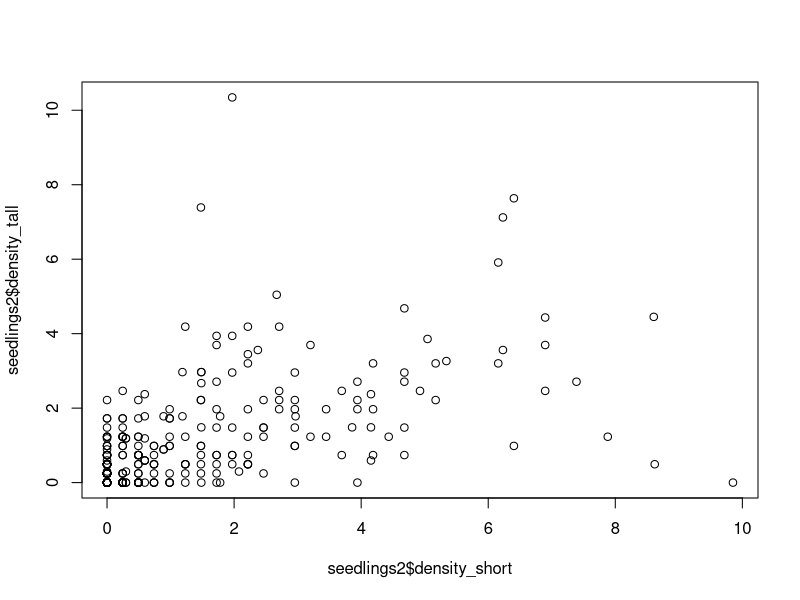
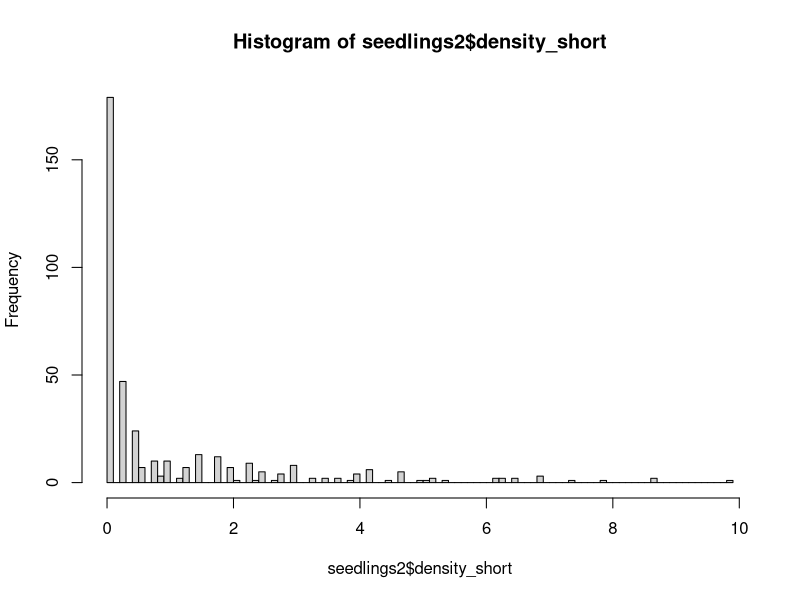
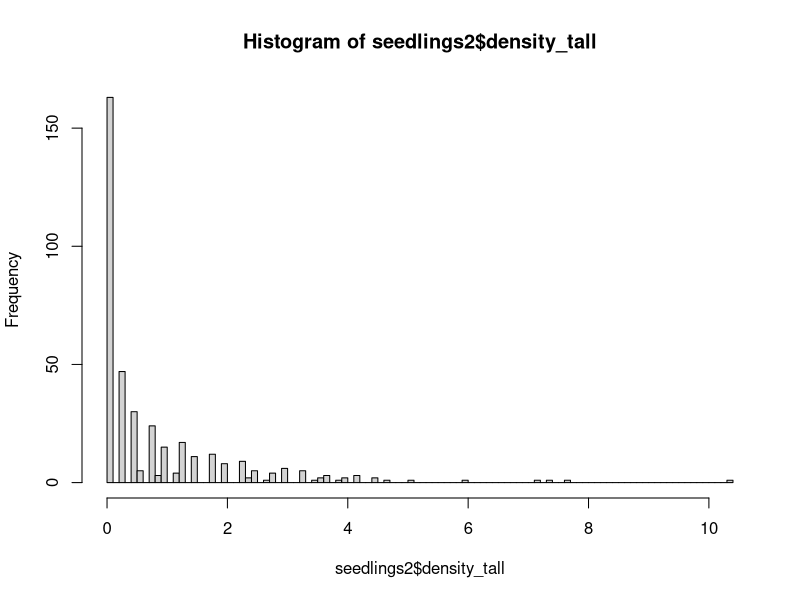
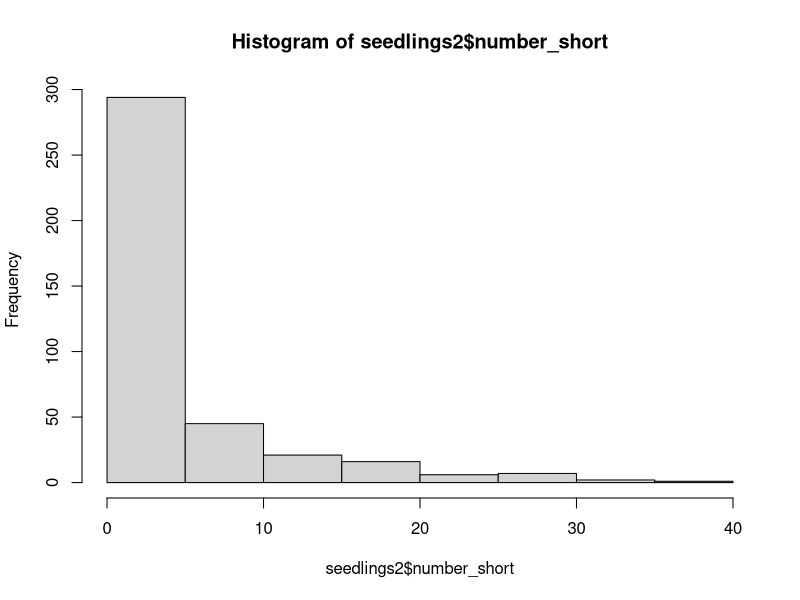
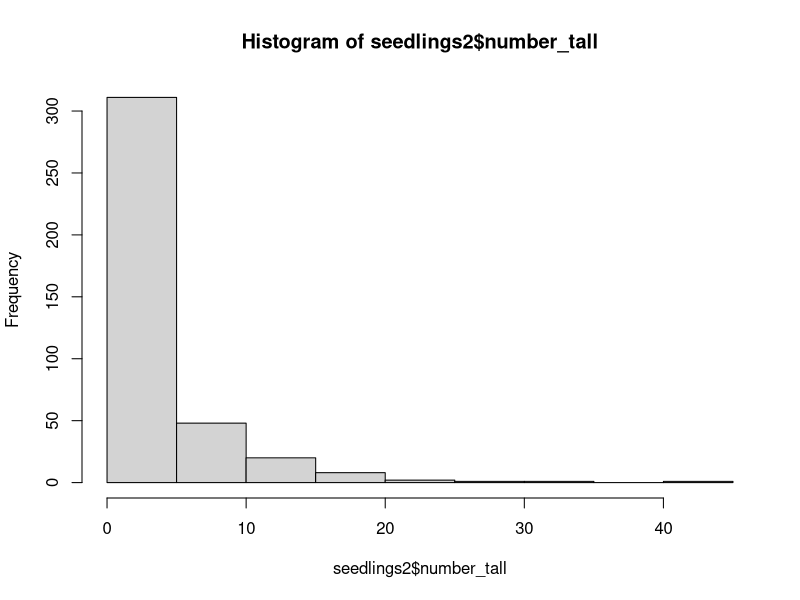
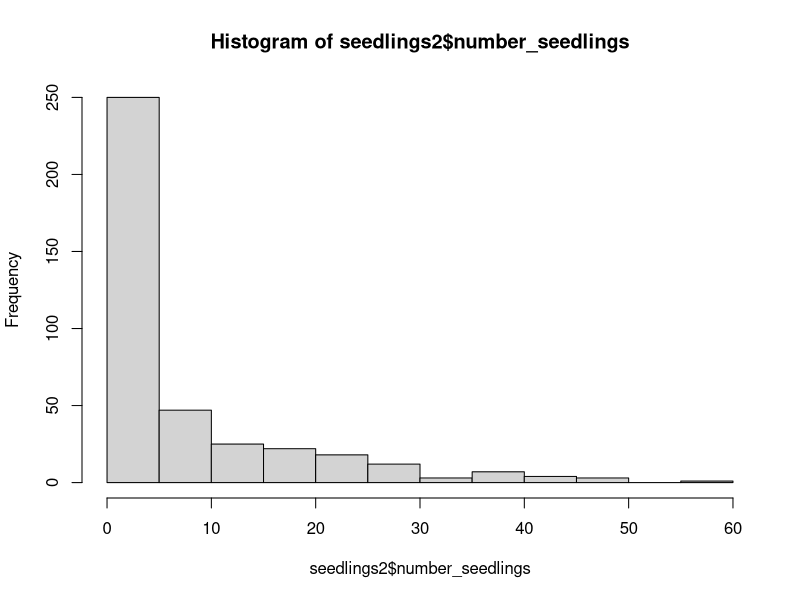
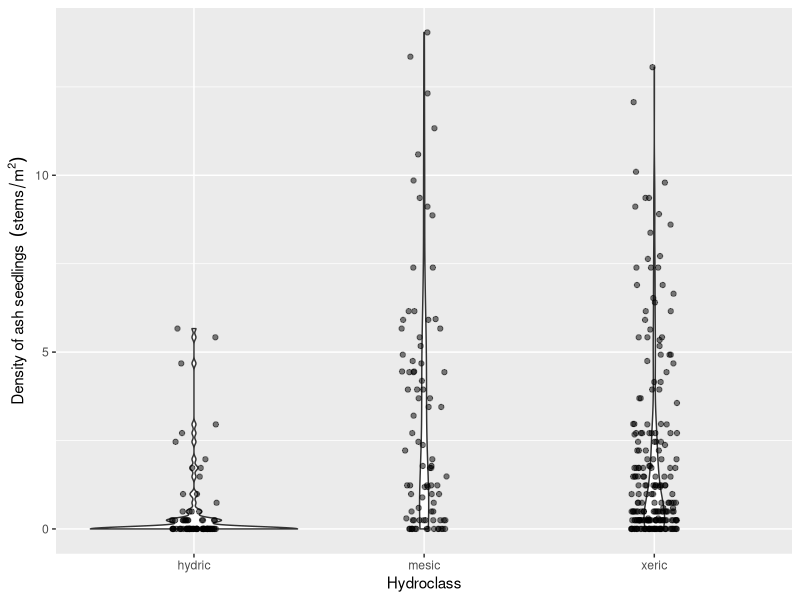
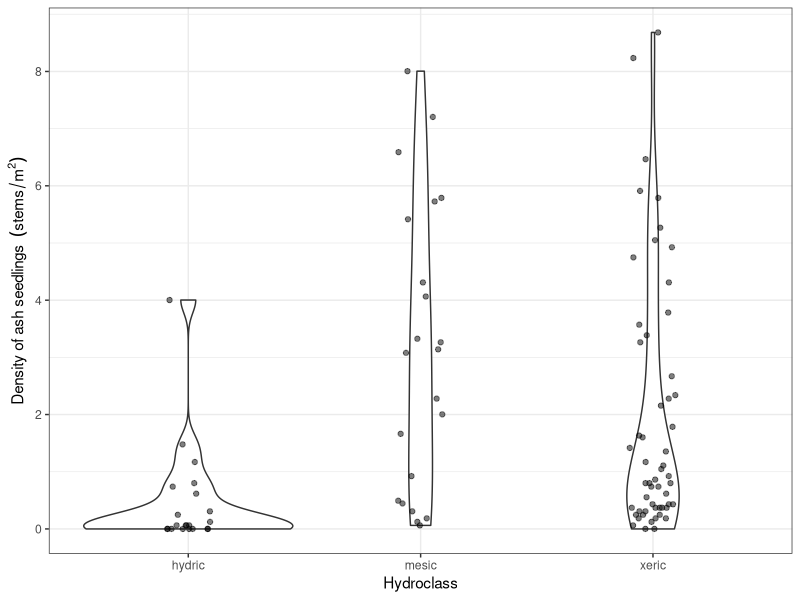

R code for these plots, in order: (Note: this script raises an error after producing the figures.)
# Aaron Tayal
# 8/26/2024
# The purpose is to report what the stem 
# density of ash seedlings, saplings, small trees, and trees is

library(ggplot2)
library(dplyr)


# Hydroclass -----------------------------------------------------------------

hydro <- read.csv("Raw_data/MI-plot-hydroclasses.csv")
str(hydro)
hydro$mstrlvl <- as.factor(hydro$mstrlvl)
# The column "mstrlvl" is either xeric, mesic, or hydric. All plots in one
# transect (3 plots) will have the same assignment of mstrlvl. I will also 
# call this the "hydroclass". The column "plotmstr" has a value from 1 to 5 
# (1 being driest and 5 being the most flooded). The "plotmstr" value can
# vary within a transect. I think it is based on the results of some kind of 
# soil moisture test.

# Note: "MI-plot-hydroclasses.csv" has hydroclass data for 129 plots, including
# some that I do not plan to visit because they are designated "non-ash" plots
# or they are at Brighton.

# Plot centers ---------------------------------------------------------------

plot_centers0 <- read.csv("Raw_data/EAB_Michigan_2024_plot_centers.csv")
str(plot_centers0)
# Kayla: for the center_tree column, I would encourage to split that into two (one for species and one for dbh)
# same for the center tree updated column

# There are 111 plots (37 transects) that I plan to visit (and 2 extra rows due 
# to confusion about the true center for plot 75):
nrow(plot_centers0)

# Remove the 2 additional rows listing info on 75_north and 75_south:
plot_centers0 <- plot_centers0[plot_centers0$center_tree_number != "75_north",]
plot_centers0 <- plot_centers0[plot_centers0$center_tree_number != "75_south",]

nrow(plot_centers0)

# Make transect and park into factors:
plot_centers0$Transect <- as.factor(plot_centers0$Transect)
plot_centers0$Park <- as.factor(plot_centers0$Park)

# Make center tree number into an integer:
plot_centers0$center_tree_number <- as.integer(plot_centers0$center_tree_number)

# There are 98 plots that I have collected seedling data (not counting 75_north):
sum(plot_centers0$seedlings_done_y_n == "y")

# Similarly, there are 98 plots that I have collected sapling data (not counting 
# 75_north):
sum(plot_centers0$saplings_done_y_n == "y")

# There are 97 plots that I have collected tree data for (not counting 75_north).
# At plot 91 at Hudson Mills, we ran out of time to collect tree data due to a 
# thunderstorm
sum(plot_centers0$trees_done_y_n == "y")

# There are 2 plots where we found and measured the center tree but did not 
# collect any seedling, sapling, or tree data due to high waters and a time 
# crunch. These were plots 23 and 66, both at Island Lake.

# This leaves 11 plots that we have neither found the center or recorded data
# for. Four at Hudson Mills, six at Indian Springs, and one at Island Lake. 
# Note: we technically found plot 61 at Island Lake, but I forgot to write
# the center tree DBH, and thus I'm considering it completely not-started.

# Summary: 97 done + 3 partially done + 11 not-started = 111 plots

# Join the hydroclass data into the plot_centers dataframe:
plot_centers <- right_join(hydro, plot_centers0)
nrow(plot_centers) == nrow(plot_centers0)

# Try to understand which hydroclasses (hydric, mesic, xeric) are found at 
# each Park:
table((plot_centers %>% filter(Park == "Highland"))$mstrlvl)
table((plot_centers %>% filter(Park == "Hudson Mills"))$mstrlvl)
table((plot_centers %>% filter(Park == "Indian Springs"))$mstrlvl)
table((plot_centers %>% filter(Park == "Island Lake"))$mstrlvl)
table((plot_centers %>% filter(Park == "Kensington"))$mstrlvl)
table((plot_centers %>% filter(Park == "Pontiac Lake"))$mstrlvl)
table((plot_centers %>% filter(Park == "Proud Lake"))$mstrlvl)

# Seedlings -------------------------------------------------------------------

seedlings <- read.csv("Raw_data/EAB_Michigan_2024_seedlings.csv")
str(seedlings)
# At one plot (75 at Indian Springs), we found two center trees marked 75.
# The true, original plot 75 is the one I want to use. I called this one 
# "75_south" in my datasheet this year. So I need to remove "75_north" rows and
# rename "75_south" rows as simply "75".
seedlings <- seedlings[seedlings$center_tree_number != "75_north",]
seedlings$center_tree_number[seedlings$center_tree_number == "75_south"] <- "75"
str(seedlings)

seedlings$center_tree_number <- as.integer(seedlings$center_tree_number)

# To combine the data on plot centers with the seedling data, I want to
# keep all rows in seedlings:
seedlings2 <- right_join(plot_centers, seedlings, by="center_tree_number")
# I notice test if the number of rows are the same,
# indicating that the datasets combined sucessfully:
nrow(seedlings2) == nrow(seedlings)

# We recorded data for each quadrant of each microplot, so I need to add up the
# four quadrants for short seedlings (those that are shorter than 25 cm):
seedlings2$number_short <- 
  seedlings2$northeast_number_established_short +
  seedlings2$southeast_number_established_short +
  seedlings2$southwest_number_established_short +
  seedlings2$northwest_number_established_short

# Same for tall seedlings:
seedlings2$number_tall <- 
  seedlings2$northeast_number_established_tall +
  seedlings2$southeast_number_established_tall +
  seedlings2$southwest_number_established_tall +
  seedlings2$northwest_number_established_tall

# Now make a column for the total number of seedlings (both short and tall):
seedlings2$number_seedlings <- seedlings2$number_short + seedlings2$number_tall

# Now I need to divide the raw counts by the area of the circular microplot to
# get the density. The density will be in units of stems per meter^2
seedlings2$density_short <-
  (seedlings2$number_short / seedlings2$area_of_microplot_m_squared)

seedlings2$density_tall <-
  (seedlings2$number_tall / seedlings2$area_of_microplot_m_squared)

seedlings2$density_seedlings <- 
  (seedlings2$number_seedlings / seedlings2$area_of_microplot_m_squared)

# For a common sense check, I'll plot the density of short seedlings against
# the density of tall seedlings.  I predict (prior to seeing it) that they 
# will be correlated.
plot(seedlings2$density_short,
     seedlings2$density_tall)

# I will plot histograms for short and tall seedlings. I want to know what is 
# the qualitative shape of the distribution:
hist(seedlings2$density_short, breaks=100)
hist(seedlings2$density_tall, breaks=100)

hist(seedlings2$number_short) # I wanted to see the count data, too
hist(seedlings2$number_tall)
hist(seedlings2$number_seedlings)

# Note: these density variables are pseudo-continuous, but really they are
# discrete, because the counts are discrete, and so there are only a limited
# number of values that the density can take.

# I want to make a violin plot that shows the distribution of seedling densities
# for each of the three hydroclasses (xeric, mesic, and hydric)
ggplot(data=seedlings2, aes(x=factor(mstrlvl), 
                            y=density_seedlings)) +
  geom_violin() +
  geom_jitter(height=0, width=0.1, alpha=0.5) +
  xlab("Hydroclass") +
  ylab(bquote("Density of ash seedlings " ~ (stems/m^2)))

# I want to take an average of the 4 microplots in order to report data at the 
# plot level. 

# IMPORTANT NOTE: sometimes, we forgot to write the percent cover
# for 1 out of 4 of the microplots. I have instructed the code to strip NA values
# before taking the mean.  I'm assuming it's okay because we still have three other
# values, but I need to check on this.

seedlings_by_plot <- seedlings2 %>% group_by(center_tree_number) %>% 
  summarize(Park = first(Park),
            Transect = first(Transect),
            mstrlvl = first(mstrlvl),
            plotmstr = first(plotmstr),
            mean_percent_cover = mean(percent_cover_0_0.5_1_3.5_8_15.5_25.5_etc, 
                                 na.rm=TRUE),
            mean_density_short = mean(density_short),
            mean_density_tall = mean(density_tall),
            mean_density_seedlings = mean(density_seedlings),
            total_number_short = sum(number_short),
            total_number_tall = sum(number_tall),
            total_number_seedlings = sum(number_seedlings))

#write.csv(seedlings_by_plot, file="Cleaned_data/seedlings_by_plot.csv")

# Make a graph that shows the seedling densities by hydroclass, at the plot level
ggplot(data=seedlings_by_plot, aes(x=factor(mstrlvl), y=mean_density_seedlings)) +
  geom_violin() +
  geom_jitter(height=0, width=0.1, alpha=0.5) +
  xlab("Hydroclass") +
  ylab(bquote("Density of ash seedlings " ~ (stems/m^2))) +
  scale_y_continuous(breaks=seq(0,9,2)) +
  theme_bw()

# Make a similar graph for short seedlings (under 25 cm):
ggplot(data=seedlings_by_plot, aes(x=factor(mstrlvl), y=mean_density_short)) +
  geom_violin() +
  geom_jitter(height=0, width=0.1, alpha=0.5) +
  xlab("Hydroclass") +
  ylab(bquote("Density of short ash seedlings <25 cm  " ~ (stems/m^2))) +
  scale_y_continuous(breaks=seq(0,9,2)) +
  ylim(-0.15, 6) +
  theme_bw()

# Same for tall seedlings:
ggplot(data=seedlings_by_plot, aes(x=factor(mstrlvl), y=mean_density_tall)) +
  geom_violin() +
  geom_jitter(height=0, width=0.1, alpha=0.5) +
  xlab("Hydroclass") +
  ylab(bquote("Density of tall ash seedlings 25-137 cm  " ~ (stems/m^2))) +
  ylim(-0.15, 6) +
  theme_bw()

# And for percent cover:
ggplot(data=seedlings_by_plot, aes(x=factor(mstrlvl), y=mean_percent_cover)) +
  geom_violin() +
  geom_jitter(height=0, width=0.1, alpha=0.5) +
  xlab("Hydroclass") +
  ylab("Percent cover of ash seedlings (%)") +
  theme_bw()

# Make a transect-level summary:
seedlings_by_transect <- seedlings2 %>% group_by(Transect) %>% 
  summarize(Park = first(Park),
            mstrlvl = first(mstrlvl),
            mean_plotmstr = mean(plotmstr),
            mean_percent_cover = mean(percent_cover_0_0.5_1_3.5_8_15.5_25.5_etc, 
                                      na.rm=TRUE),
            mean_density_short = mean(density_short),
            mean_density_tall = mean(density_tall),
            mean_density_seedlings = mean(density_seedlings),
            total_number_short = sum(number_short),
            total_number_tall = sum(number_tall),
            total_number_seedlings = sum(number_seedlings))

#write.csv(seedlings_by_transect, file="Cleaned_data/seedlings_by_transect.csv")

# Make a graph that shows the seedling densities by hydroclass, at the transect level:
ggplot(data=seedlings_by_transect, aes(x=mstrlvl, y=mean_density_seedlings)) +
  geom_violin() +
  geom_jitter(height=0, width=0.1, alpha=0.5) +
  xlab("Hydroclass") +
  ylab(bquote("Density of ash seedlings " ~ (stems/m^2))) +
  scale_y_continuous(breaks=seq(0,9,2)) +
  theme_bw()

# Make a graph that shows the number of seedlings by hydroclass, at the transect level:
ggplot(data=seedlings_by_transect, aes(x=mstrlvl, y=total_number_seedlings)) +
  geom_violin() +
  geom_jitter(height=0, width=0.1, alpha=0.5) +
  xlab("Hydroclass") +
  ylab("Total number of ash seedlings (stems)") +
  theme_bw()

# Make a graph that shows the percent cover by hydroclass, at the transect level
ggplot(data=seedlings_by_transect, aes(x=mstrlvl, y=mean_percent_cover)) +
  geom_violin() +
  geom_jitter(height=0, width=0.1, alpha=0.5) +
  xlab("Hydroclass") +
  ylab("Percent cover of ash seedlings (%)") +
  theme_bw()

# Make a graph that shows the seedling densities by park, at the transect level:
ggplot(data=seedlings_by_transect, aes(x=Park, y=mean_density_seedlings)) +
  geom_violin() +
  geom_jitter(height=0, width=0.1, alpha=0.5) +
  xlab("Hydroclass") +
  ylab(bquote("Density of ash seedlings " ~ (stems/m^2))) +
  scale_y_continuous(breaks=seq(0,9,2)) +
  theme_bw()

# Saplings --------------------------------------------------------------------

saplings <- read.csv("Raw_data/EAB_Michigan_2024_saplings.csv")
str(saplings)
# Remove 75_north and rename 75_south to 75 (see seedlings for details)
saplings <- saplings[saplings$center_tree_number != "75_north",]
saplings$center_tree_number[saplings$center_tree_number == "75_south"] <- "75"

saplings$center_tree_number <- as.integer(saplings$center_tree_number)

# Trying to add in the plot center info to this dataframe:
saplings2 <- right_join(plot_centers, saplings, by="center_tree_number")
nrow(saplings) == nrow(saplings2)

# Saplings were counted in each quadrant, so I want to sum up the quadrants
# to get a total number of saplings by plot
saplings_by_plot <- saplings2 %>% group_by(center_tree_number) %>% 
  summarize(Park = first(Park),
            Transect = first(Transect),
            mstrlvl = first(mstrlvl),
            plotmstr = first(plotmstr),
            number_saplings = sum(number_of_stems))

# To find the density of saplings, I need to divide the number of saplings 
# found in the subplot (8 meters in radius) by the area of that subplot. 
# The area of the subplot is 201.062 m^2. The unit will be stems per m^2.
saplings_by_plot$density_saplings <- saplings_by_plot$number_saplings / 201.062

# I would like to also change the units to stems per hectare:
saplings_by_plot$density_saplings_stems_per_ha <- 
  saplings_by_plot$density_saplings * 10000

#write.csv(saplings_by_plot, file="Cleaned_data/saplings_by_plot.csv")


# Now, make a violin plot that shows the density of saplings found at each plot, 
# as a function of hydroclass
ggplot(data=saplings_by_plot, aes(x=factor(mstrlvl), 
                                  y=density_saplings)) + 
  geom_violin() +
  geom_jitter(height=0, width=0.1, alpha=0.5) +
  xlab("Hydroclass") +
  ylab(bquote("Density of ash saplings " ~ (stems/m^2))) +
  theme_bw()

# Now create a summary at the transect level:
saplings_by_transect <- saplings_by_plot %>% group_by(Transect) %>%
  summarise(Park = first(Park),
            mstrlvl = first(mstrlvl),
            mean_plotmstr = mean(plotmstr),
            mean_density_saplings = mean(density_saplings),
            mean_density_saplings_stems_per_ha = mean(density_saplings_stems_per_ha))

#write.csv(saplings_by_transect, file="Cleaned_data/saplings_by_transect.csv")

# Now, make a violin plot that shows the mean density of saplings found at each 
# transect, as a function of hydroclass
ggplot(data=saplings_by_transect, aes(x=mstrlvl, 
                                  y=mean_density_saplings_stems_per_ha)) + 
  geom_violin() +
  geom_jitter(height=0, width=0.1, alpha=0.5) +
  xlab("Hydroclass") +
  ylab(bquote("Density of ash saplings " ~ (stems/ha))) +
  theme_bw()

# Small trees and trees -------------------------------------------------------

trees <- read.csv("Raw_data/EAB_Michigan_2024_trees.csv")

# Remove 75_north and rename 75_south to 75 (see seedlings for details)
trees <- trees[trees$center_tree_number != "75_north",]
trees$center_tree_number[trees$center_tree_number == "75_south"] <- "75"

trees$center_tree_number <- as.integer(trees$center_tree_number)
trees$ash_species <- as.factor(trees$ash_species)

# Add in plot center data
trees2 <- right_join(plot_centers, trees, by="center_tree_number")
nrow(trees) == nrow(trees2)

# Remove any rows where the species of tree is not ash (keep rows where ash_species is NA)
# Note: the hickory and Zanthoxylum rows were tagged trees
levels(trees2$ash_species)
trees2 <- trees2[( trees2$ash_species != "hickory" | is.na(trees2$ash_species) ), ]
trees2 <- trees2[( trees2$ash_species != "Zanthoxylum (prickly ash)" | is.na(trees2$ash_species) ), ]
trees2$ash_species <- droplevels(trees2$ash_species)
levels(trees2$ash_species)

# I want to make a column that simplifies ash_species so that there are only 
# three categories: black, green/white/pumpkin, and unknown
trees2$ash_species_simple <- as.character(trees2$ash_species)
trees2$ash_species_simple[trees2$ash_species_simple == "green"] <- "green_white_or_pumpkin"
trees2$ash_species_simple[trees2$ash_species_simple == "green or pumpkin"] <- "green_white_or_pumpkin"
trees2$ash_species_simple[trees2$ash_species_simple == "green or white"] <- "green_white_or_pumpkin"
trees2$ash_species_simple[trees2$ash_species_simple == "green white or pumpkin"] <- "green_white_or_pumpkin"
trees2$ash_species_simple[trees2$ash_species_simple == "black?"] <- "unknown"
trees2$ash_species_simple[trees2$ash_species_simple == "?"] <- "unknown"
trees2$ash_species_simple[trees2$ash_species_simple == "green?"] <- "unknown"
trees2$ash_species_simple[trees2$ash_species_simple == "white?"] <- "unknown"
trees2$ash_species_simple <- as.factor(trees2$ash_species_simple)
table(trees2$ash_species_simple)

# Which center_tree_number values are found in seedlings but not found in 
# trees?
a <- seedlings_by_plot$center_tree_number
b <- sort(unique(trees2$center_tree_number))
b
setdiff(a, b)
# Plot 91 at Hudson Mills is correct to be missing from trees2

# Make sure the variable that records which quadrant the tree was in is accurate:
trees2$quadrant_NE_SE_SW_NW <- as.factor(trees2$quadrant_NE_SE_SW_NW)
summary(trees2$quadrant_NE_SE_SW_NW)
trees2[trees2$quadrant_NE_SE_SW_NW == "?",] # The only rows with ? for quadrant
# are about 100 meters from the center (and so will be filtered out)

# Which rows are simply recording the absence of any trees?
c <- trees2$center_tree_number[trees2$quadrant_NE_SE_SW_NW == "none"]
c
unique(c)
d <- trees2$center_tree_number[trees2$quadrant_NE_SE_SW_NW != "none"]
unique(d)
intersect(unique(c), unique(d)) # Make sure no trees are recorded from plots
# also marked as having no trees.

# We only recorded compass direction at the beginning of summer 
# (it was a lot of work). But we can at least check the data against quadrant
# to see if they agree
trees2$compass_direction <- as.numeric(trees2$compass_direction)
ggplot(data=trees2, aes(x=quadrant_NE_SE_SW_NW, y=compass_direction)) +
  geom_point() +
  geom_hline(yintercept=90) +
  geom_hline(yintercept=180) +
  geom_hline(yintercept=270)
# Looks like there are three rows where compass direction and quadrant disagree:
trees2[trees2$compass_direction > 270 & trees2$quadrant_NE_SE_SW_NW != "NW" &
        is.na(trees2$compass_direction) == FALSE , ]
# All of these three rows were tagged ash. When it comes time to identify tagged
# ash in datasets from previous years, we will know about this issue. I'm not
# going to try to change anything right now.
  

# I want to create a new dataframe of trees so that small trees (2.5-10 cm DBH)
# are counted only if they occur within the 8 meter radius subplot. Furthermore,
# trees (10 cm DBH and up) are counted only if they occur within the 18 meter
# radius main plot

# First I need to change the variable distance_to_center_meters into a 
# numeric variable.  For many of the trees inside the 8 meter subplot, we
# simply wrote "less than 8" to indicate it was in the subplot. So now I 
# will name these as 4 (4 meters) even though they ranged from 0 m to 8 m
trees2$distance_to_center_meters_simple <- trees2$distance_to_center_meters
trees2$distance_to_center_meters_simple[trees2$distance_to_center_meters_simple == "less than 8"] <- "4"
trees2$distance_to_center_meters_simple[trees2$distance_to_center_meters_simple == "between 8 and 18"] <- "13"
trees2$distance_to_center_meters_simple[trees2$distance_to_center_meters_simple == "greater than 18"] <- "25"
trees2$distance_to_center_meters_simple[trees2$distance_to_center_meters_simple == "approx 100 m"] <- "100"
trees2$distance_to_center_meters_simple <- as.numeric(trees2$distance_to_center_meters_simple)
hist(trees2$distance_to_center_meters_simple, breaks=100)

# Small trees must be >= 2.5 cm DBH AND < 12.5 cm DBH AND distance to the center
# must be <= 8 meters
small_trees <- trees2 %>% dplyr::filter(quadrant_NE_SE_SW_NW != "none") %>%
  dplyr::filter(diameter_at_137_cm_in_cm >= 2.5) %>%
  dplyr::filter(diameter_at_137_cm_in_cm < 10) %>%
  dplyr::filter(distance_to_center_meters_simple <= 8)
plot(small_trees$diameter_at_137_cm_in_cm)
hist(small_trees$diameter_at_137_cm_in_cm, breaks=50)
plot(small_trees$distance_to_center_meters_simple)


#write.csv(small_trees, file="Cleaned_data/individual_small_trees.csv")

# Big trees must be >= 10 cm DBH AND distance to the center must be <= 18 meters
big_trees <- trees2 %>% dplyr::filter(quadrant_NE_SE_SW_NW != "none") %>%
  dplyr::filter(diameter_at_137_cm_in_cm >= 10) %>%
  dplyr::filter(distance_to_center_meters_simple <= 18)
plot(big_trees$diameter_at_137_cm_in_cm)
plot(big_trees$distance_to_center_meters_simple)

#write.csv(big_trees, file="Cleaned_data/individual_big_trees.csv")

# Now, create a summary of how many ash small trees were found in each plot
# and what the basal area was. To calculate basal area, take the diameters, 
# and convert to areas and add them up, then convert the units from cm^2 to 
# meters^2 by dividing by 10,000. Note: I have not yet divided
# by the area of the subplot yet.
small_trees_by_plot <- small_trees %>% group_by(center_tree_number) %>%
  summarise(Park = first(Park),
            Transect = first(Transect),
            mstrlvl = first(mstrlvl),
            plotmstr = first(plotmstr),
            number_small_trees = n(),
            basal_area_small_trees_in_m_squared = 
              pi * sum(diameter_at_137_cm_in_cm ^ 2) / 10000
            )

# Now, for any center tree numbers not mentioned in small_trees_by_plot,
# but that are in trees2, I'd like to put another row with a zero in it:
b # b is all the center tree numbers where presence/absence of trees was recorded
e <- small_trees_by_plot$center_tree_number
e # e is all the center tree numbers where small trees were found in the subplot
f <- sort(setdiff(b, e)) # f is all the center tree numbers were zero small
# trees were found in the subplot
f

# Add a row for each center tree where no small trees were found in the subplot:
for (k in (1:length(f))){
  info <- plot_centers %>% filter(center_tree_number == f[k]) %>% 
    select(center_tree_number, Park, Transect, mstrlvl, plotmstr)
  info$number_small_trees <- 0
  info$basal_area_small_trees_in_m_squared <- 0
  small_trees_by_plot <- small_trees_by_plot %>% bind_rows(info)
}

# Reorder the rows by center_tree_number
small_trees_by_plot <- small_trees_by_plot %>% arrange(center_tree_number)

g <- small_trees_by_plot$center_tree_number
all.equal(b, g) # This shows that small_trees_by_plot now has all the same center
# trees that we recorded the presence or absence of trees at

# Create a histogram of number of small trees to investigate whether the 
# distribution follows a Poisson distribution.
ggplot(data=small_trees_by_plot, aes(x=number_small_trees)) +
  geom_histogram() +
  theme_classic()
# The Poisson distribution assumes that events (here the presence of a small
# tree) occur independently of the position of other small trees. That assumption
# is obviously false


# To find the density of small trees, I need to divide the number of them 
# found in the subplot (8 meters in radius) by the area of that subplot. 
# The area of the subplot is 201.062 m^2. The unit will be stems per m^2.
small_trees_by_plot$density_small_trees <- small_trees_by_plot$number_small_trees / 201.062
 
# I would like to also change the units to stems per hectare:
small_trees_by_plot$density_small_trees_stems_per_ha <- 
  small_trees_by_plot$density_small_trees * 10000

# Now find the basal area of small trees in meters^2 per hectare. I do this by 
# dividing by the area of the subplot over which small trees were recorded and
# then multiplying by 10,000 to convert into meters^2 of basal area per hectare
small_trees_by_plot$basal_area_small_trees_m_squared_per_ha <-
  ( small_trees_by_plot$basal_area_small_trees_in_m_squared / 201.062 ) * 10000

# Now, make a violin plot that shows the density of small trees found at each 
# plot, as a function of hydroclass
ggplot(data=small_trees_by_plot, aes(x=mstrlvl, 
                                    y=density_small_trees_stems_per_ha)) + 
  geom_violin() +
  geom_jitter(height=0, width=0.1, alpha=0.5) +
  xlab("Hydroclass") +
  ylab(bquote("Density of ash small trees " ~ (stems/hectare))) +
  theme_bw()

# Plot the basal area per hectare found at each plot as a function of hydroclass:
ggplot(data=small_trees_by_plot, aes(x=mstrlvl,
                                     y=basal_area_small_trees_m_squared_per_ha)) +
  geom_violin() +
  geom_jitter(height=0, width=0.1, alpha=0.5) +
  xlab("Hydroclass") +
  ylab(bquote("Basal area of ash small trees " ~ (m^2/hectare))) +
  theme_bw()

# Now the same type of summary for big trees
big_trees_by_plot <- big_trees %>% group_by(center_tree_number) %>%
  summarise(number_big_trees = n(),
            basal_area_big_trees_in_m_squared = 
              pi * sum(diameter_at_137_cm_in_cm ^ 2) / 10000)

# Now merge big_trees_by_plot into the small_trees_by_plot dataframe:
trees_by_plot <- full_join(small_trees_by_plot, 
                                    big_trees_by_plot, by="center_tree_number")
# Replace NAs with zeros for number of big trees and basal area of big trees:
trees_by_plot$number_big_trees[is.na(trees_by_plot$number_big_trees)] <- 0
trees_by_plot$basal_area_big_trees_in_m_squared[is.na(trees_by_plot$basal_area_big_trees_in_m_squared)] <- 0

# Calculate the density of big trees in stems per m^2:
trees_by_plot$density_big_trees <- trees_by_plot$number_big_trees / 1017.876

# And in stems per hectare:
trees_by_plot$density_big_trees_stems_per_ha <- 
  trees_by_plot$density_big_trees * 10000

# Calculate the basal area of big trees in meters^2 per hectare
trees_by_plot$basal_area_big_trees_m_squared_per_ha <-
  ( trees_by_plot$basal_area_big_trees_in_m_squared / 1017.876 ) * 10000

# Now, make a violin plot that shows the number of big trees found at each 
# plot, as a function of hydroclass
ggplot(data=trees_by_plot, aes(x=mstrlvl, 
                                     y=density_big_trees_stems_per_ha)) + 
  geom_violin() +
  geom_jitter(height=0, width=0.1, alpha=0.5) +
  xlab("Hydroclass") +
  ylab(bquote("Density of ash big trees " ~ (stems/ha))) +
  theme_bw()

plot(trees_by_plot$basal_area_big_trees_m_squared_per_ha)

#write.csv(trees_by_plot, file="Cleaned_data/trees_by_plot.csv")

# Create a transect-level summary of the tree data:
trees_by_transect <- trees_by_plot %>% group_by(Transect) %>%
  summarise(Park = first(Park),
            mstrlvl = first(mstrlvl),
            mean_plotmstr = mean(plotmstr),
            mean_density_small_trees = mean(density_small_trees),
            mean_density_small_trees_stems_per_ha = mean(density_small_trees_stems_per_ha),
            mean_density_big_trees = mean(density_big_trees),
            mean_density_big_trees_stems_per_ha = mean(density_big_trees_stems_per_ha),
            mean_BA_small_trees_m_squared_per_ha = mean(basal_area_small_trees_m_squared_per_ha),
            mean_BA_big_trees_m_squared_per_ha = mean(basal_area_big_trees_m_squared_per_ha))

write.csv(trees_by_transect, file="Cleaned_data/trees_by_transect.csv")

# Graph the number of small trees by hydroclass, at the transect level:
ggplot(data=trees_by_transect, aes(x=mstrlvl, 
                               y=mean_density_small_trees_stems_per_ha)) + 
  geom_violin() +
  geom_jitter(height=0, width=0.1, alpha=0.5) +
  xlab("Hydroclass") +
  ylab(bquote("Density of ash small trees " ~ (stems/hectare))) +
  theme_bw()

# Graph the basal area per ha of small trees by hydroclass, at the transect level:
ggplot(data=trees_by_transect, aes(x=mstrlvl, 
                                   y=mean_BA_small_trees_m_squared_per_ha)) + 
  geom_violin() +
  geom_jitter(height=0, width=0.1, alpha=0.5) +
  xlab("Hydroclass") +
  ylab(bquote("Basal area of ash small trees " ~ (m^2/hectare))) +
  theme_bw()

# Make a scatter plot of the small trees with diameter in the x-axis and 
# canopy condition in the y-axis.
ggplot(data=small_trees, aes(x=diameter_at_137_cm_in_cm, y=canopy_condition_1_5,
                             color=ash_species_simple)) +
  geom_jitter(height=0.05, width=0, alpha=0.4) +
  theme_classic() +
  xlab("Diameter at 137 cm (cm)")+
  ylab("Canopy condition rating \n(1=healthy, 5=defoliated)") +
  labs(color="Ash species")
  
